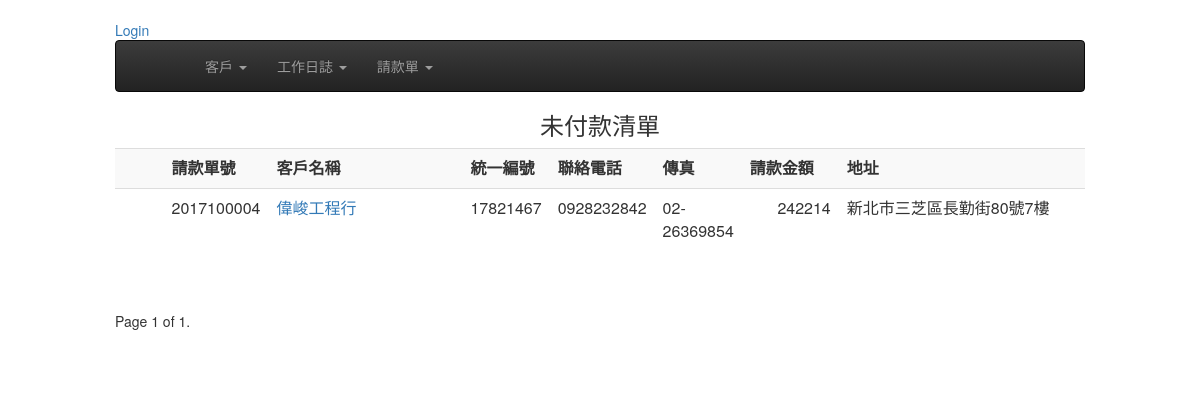
Before: /bills/ with the older database file.
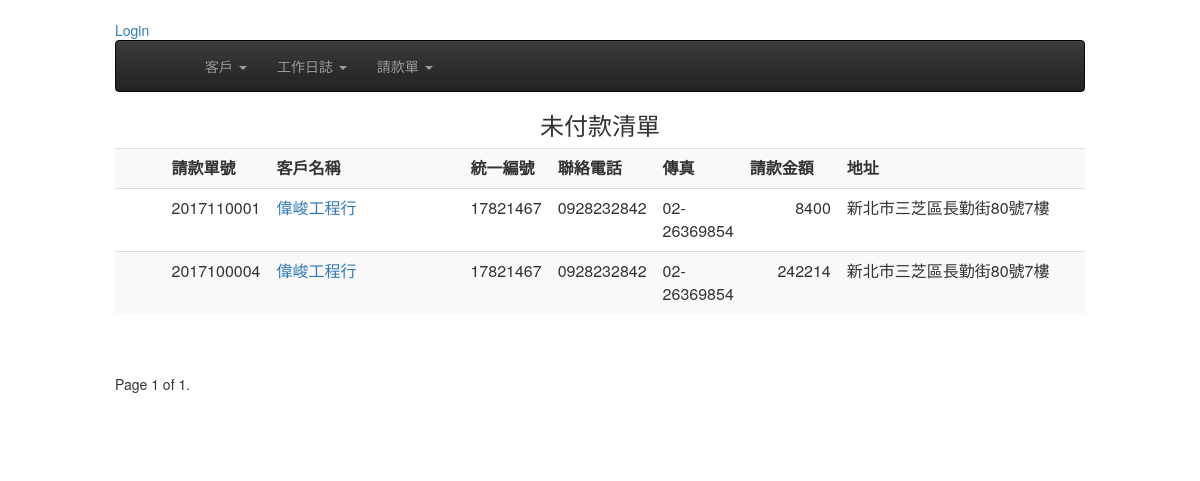
After: the same page with the newer database file.
### bills/models.py (models this page shows, shortened)
class Bill(models.Model):
    customer = models.ForeignKey(Customer, on_delete=models.CASCADE)
    bill_number = models.CharField(max_length=12, null=True, blank=True, unique=True)
    ord_date = models.DateField(default=timezone.now) #請款日期
    created = models.DateTimeField(auto_now_add=True)
    updated = models.DateTimeField(auto_now=True)
    objects = BillNumberManager()
    is_valid = models.BooleanField(default=False, verbose_name="單據作廢")# True代表此單據作廢
    paied = models.BooleanField(default=False,verbose_name="已付款")# True代表此單據已付款
    class Meta:
        ordering = ('-created',)
    def get_total_amount(self):
        total =  sum( int(obj.item.get_amount()) for obj in self.billitem_set.all())
        return total
    def get_tax_amount(self):
        return int(float(self.get_total_amount()) * 0.05)
    def get_grand_amount(self):
        return sum( (self.get_total_amount(), self.get_tax_amount()))
    def get_absolute_url(self):
        return reverse('bills:bill_detail', kwargs={"pk": self.id} )

class BillItem(models.Model):
    bill = models.ForeignKey(Bill)
    item = models.ForeignKey(Dailylog,  on_delete=models.CASCADE,related_name='bill_items')
    class Meta:
        ordering = ( 'item', )

### customers/models.py (models this page shows, shortened)
class Customer(models.Model):
    title = models.CharField(max_length=36, null=False, blank=False, verbose_name='客戶名稱')
    unikey = models.CharField(  max_length=12,null=True, blank=True, verbose_name='統一編號' )
    address = models.CharField( max_length=100, null=True, blank=True, verbose_name='地址')
    phone = models.CharField(max_length=20, null=True, blank=True, verbose_name='電話')
    faxno = models.CharField(max_length=20, null=True, blank=True, verbose_name='傳真')
    invalid = models.BooleanField(default=False, verbose_name='停用')
    create_at = models.DateTimeField(auto_now_add=True, auto_now =False)
    modify = models.DateTimeField(auto_now_add=False, auto_now =True)
    def __str__(self):
        return self.title

### dailywork/models.py (models this page shows, shortened)
class Dailylog(models.Model):
	work_date = models.DateField( default=timezone.now )
	customer = models.ForeignKey(Customer)
	start_at = models.CharField(  max_length=20, null=False, blank=False )
	end_with = models.CharField(  max_length=20, null=False, blank=False )
	opreateDesc = models.CharField(max_length=20, blank=False, null=False)
	quantity = models.DecimalField( max_digits=10, decimal_places=0)
	uom = models.ForeignKey(Uom)
	uniprice = models.DecimalField( max_digits=10, decimal_places=0)
	notes = models.TextField(blank=True, null=True)
	payrequest = models.BooleanField(default=False, verbose_name='已請款')    # 是否已請款
	is_freecharge = models.BooleanField(default=False, verbose_name='免費項目')    # 是否爲免費項目, 如果為免費項目則在未請款清單是不會顯示的
	bill_number = models.CharField(  max_length=20, null=True, blank=True )
	invalid = models.BooleanField(default=False, verbose_name='項目作廢')
	create_at = models.DateTimeField( auto_now_add=True, auto_now=False)
	modify = models.DateTimeField( auto_now_add=False, auto_now=True)
	objects = DailylogManager()
	def get_amount(self):
		return self.quantity * self.uniprice

### bills/views.py (the view)
class BillList(ListView):
    title = "已請款清單"
    model = Bill
    queryset = Bill.objects.filter( is_valid__exact=False )
    paginate_by = 10

### templates/bills/bill_list.html (shortened to what this page needs)
{% extends "base.html" %}
{% block content %}
<h3 align="center">
未付款清單
</h3>
<div>
<table class="table table-striped" >
  <tr>
    <th width="5%"></th>
    <th width="5%">請款單號</th>
    <th width="20%">客戶名稱</th>
    <th width="8%">統一編號</th>
    <th width="8%">聯絡電話</th>
    <th width="8%">傳真</th>
    <th align='right' width="10%">請款金額</th>
    <th >地址</th>
  </tr>
{% for record in object_list %}
  <tr>
    <td></td>
  <td>
      {{ record.bill_number }}</td>
    <td><a href='{{ record.get_absolute_url }}'>{{ record.customer }}</a></td>
    <td>{{ record.customer.unikey }}</td>
    <td>{{ record.customer.phone }}</td>
    <td>{{ record.customer.faxno }}</td>
    <td align='right' >{{ record.get_grand_amount }} </td>
    <td>{{ record.customer.address }} </td>
  </tr>
{% endfor %}
</table>
</div>
<div>
  <span align="center">
      <div class="pagination">
         <ul class="pager">
            <span class="step-links">
                <span class="current">
                    Page {{ page_obj.number }} of {{ page_obj.paginator.num_pages }}.
                </span>
            </span>
          </ul>
      </div>
  </span>
</div>
{% endblock content %}

Changed rows visible on the page:
added Bill: bill_number "2017110001", customer "偉峻工程行", customer.unikey "17821467", customer.phone "0928232842", customer.faxno "02-26369854", get_grand_amount "8400", customer.address "新北市三芝區長勤街80號7樓"
